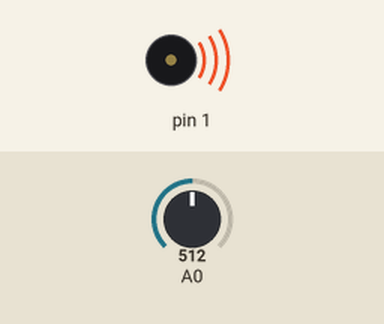
Recording of a sketch running on a simulated Arduino Uno, built with avr-gcc and run on an emulated ATmega328P. Parts: buzzer (waves = sounding). The inputs (shaded band) are chosen by the test bench; at power-on: A0 = 512.

Above: at 0.1 s.
Timing chart, 0 to 1.6 s (numbered marks = the images above):
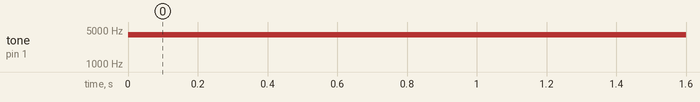

Measured:
- by itself, tone on pin 1: silent → 4028 Hz at 0.00 s

The sketch:

Tema8_9.ino
```cpp
void setup() {
  pinMode(1, OUTPUT);
}

void loop() {
  int freq;
  freq = map(analogRead(A0), 0, 1023, 50, 8000);
  tone(1, freq);
}
```
